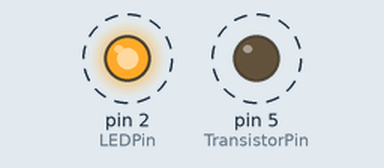
This sketch was run on a simulated Arduino Uno, built with avr-gcc and run on an emulated ATmega328P. On the bench: output pins drawn as LEDs (lit = HIGH). Dashed ring = blinking.

Above: at 0.05 s.
Timing chart, 0 to 4.6 s (numbered marks = the images above):
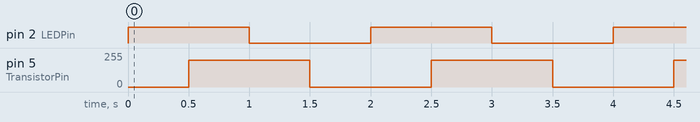

The sketch:

Arduino_Project_No3_Transistor_With_LED.ino
```cpp
int LEDPin = 2;
int TransistorPin = 5;
void setup() {
  pinMode(LEDPin, OUTPUT);
  pinMode(TransistorPin, OUTPUT);


}

void loop() {
  // put your main code here, to run repeatedly:

  digitalWrite(LEDPin, HIGH);
  delay(500);
  analogWrite(TransistorPin, 200);
  delay(500);
  digitalWrite(LEDPin, LOW);
  delay(500);
  analogWrite(TransistorPin, 0);
  delay(500);

}
```

Measured:
- by itself, pin 2 (LEDPin): alternates HIGH for 1.0 s and LOW for 1.0 s
- by itself, pin 5 (TransistorPin): alternates 200/255 for 1.0 s and 0/255 for 1.0 s
